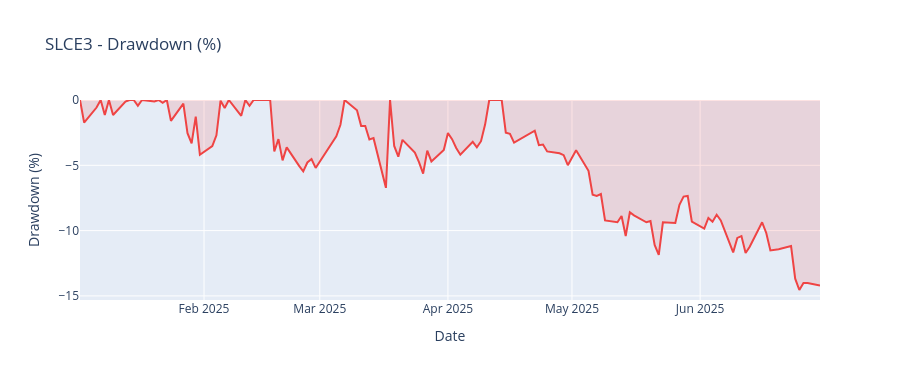

The code cell stored with this chart in its notebook:
### Markdown cell above
### 5.3 Drawdown

### Code cell
fig = go.Figure(go.Scatter(x=df['data'], y=df['drawdown'],
                           fill='tozeroy', mode='lines',
                           line=dict(color='#ef4444', width=2),
                           fillcolor='rgba(239,68,68,0.15)'))
fig.update_layout(title='SLCE3 - Drawdown (%)',
                  xaxis_title='Date', yaxis_title='Drawdown (%)', height=380)
fig.show()
